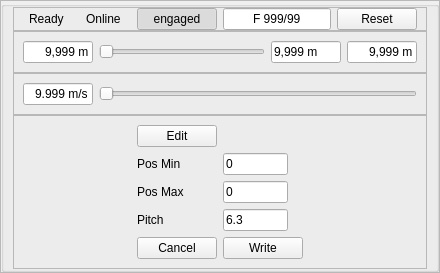
         <widget class="QWidget" name="pageGuider">
          <attribute name="title">
           <string>Guider</string>
          </attribute>
          <layout class="QVBoxLayout" name="layoutPageGuider">
           <property name="spacing">
            <number>0</number>
           </property>
           <property name="leftMargin">
            <number>0</number>
           </property>
           <property name="topMargin">
            <number>0</number>
           </property>
           <property name="rightMargin">
            <number>0</number>
           </property>
           <property name="bottomMargin">
            <number>0</number>
           </property>
           <item>
            <widget class="QFrame" name="frameGuiderPage">
             <property name="sizePolicy">
              <sizepolicy hsizetype="Expanding" vsizetype="Expanding">
               <horstretch>1</horstretch>
               <verstretch>1</verstretch>
              </sizepolicy>
             </property>
             <property name="toolTipDuration">
              <number>-9</number>
             </property>
             <property name="frameShape">
              <enum>QFrame::Shape::StyledPanel</enum>
             </property>
             <property name="frameShadow">
              <enum>QFrame::Shadow::Raised</enum>
             </property>
             <layout class="QVBoxLayout" name="layoutFrameGuiderPage">
              <property name="spacing">
               <number>0</number>
              </property>
              <property name="leftMargin">
               <number>0</number>
              </property>
              <property name="topMargin">
               <number>0</number>
              </property>
              <property name="rightMargin">
               <number>0</number>
              </property>
              <property name="bottomMargin">
               <number>0</number>
              </property>
              <item>
               <widget class="QGroupBox" name="gbGuider">
                <property name="sizePolicy">
                 <sizepolicy hsizetype="Expanding" vsizetype="Expanding">
                  <horstretch>1</horstretch>
                  <verstretch>1</verstretch>
                 </sizepolicy>
                </property>
                <property name="toolTipDuration">
                 <number>-9</number>
                </property>
                <property name="title">
                 <string/>
                </property>
                <layout class="QVBoxLayout" name="verticalLayout">
                 <property name="spacing">
                  <number>0</number>
                 </property>
                 <property name="topMargin">
                  <number>0</number>
                 </property>
                 <property name="bottomMargin">
                  <number>0</number>
                 </property>
                 <item>
                  <widget class="QFrame" name="frameGuiderIndicators">
                   <property name="frameShape">
                    <enum>QFrame::Shape::StyledPanel</enum>
                   </property>
                   <property name="frameShadow">
                    <enum>QFrame::Shadow::Raised</enum>
                   </property>
                   <layout class="QHBoxLayout" name="horizontalLayout_23" stretch="0,0,4,0,0">
                    <property name="spacing">
                     <number>6</number>
                    </property>
                    <property name="topMargin">
                     <number>0</number>
                    </property>
                    <property name="bottomMargin">
                     <number>0</number>
                    </property>
                    <item>
                     <layout class="QHBoxLayout" name="layoutLedReady_3">
                      <property name="spacing">
                       <number>6</number>
                      </property>
                      <property name="leftMargin">
                       <number>0</number>
                      </property>
                      <property name="topMargin">
                       <number>0</number>
                      </property>
                      <property name="rightMargin">
                       <number>0</number>
                      </property>
                      <property name="bottomMargin">
                       <number>0</number>
                      </property>
                      <item>
                       <widget class="QFrame" name="ledGuiderReadyDot"/>
                      </item>
                      <item>
                       <widget class="QLabel" name="lblGuiderReady">
                        <property name="text">
                         <string>Ready</string>
                        </property>
                       </widget>
                      </item>
                      <item>
                       <spacer name="spReady_4">
                        <property name="orientation">
                         <enum>Qt::Orientation::Horizontal</enum>
                        </property>
                        <property name="sizeHint" stdset="0">
                         <size>
                          <width>10</width>
                          <height>10</height>
                         </size>
                        </property>
                       </spacer>
                      </item>
                     </layout>
                    </item>
                    <item>
                     <layout class="QHBoxLayout" name="layoutLedReady_2">
                      <property name="spacing">
                       <number>6</number>
                      </property>
                      <property name="leftMargin">
                       <number>0</number>
                      </property>
                      <property name="topMargin">
                       <number>0</number>
                      </property>
                      <property name="rightMargin">
                       <number>0</number>
                      </property>
                      <property name="bottomMargin">
                       <number>0</number>
                      </property>
                      <item>
                       <widget class="QFrame" name="ledGuiderOnlineDot"/>
                      </item>
                      <item>
                       <widget class="QLabel" name="lblGuiderOnline">
                        <property name="text">
                         <string>Online</string>
                        </property>
                       </widget>
                      </item>
                      <item>
                       <spacer name="spReady_3">
                        <property name="orientation">
                         <enum>Qt::Orientation::Horizontal</enum>
                        </property>
                        <property name="sizeHint" stdset="0">
                         <size>
                          <width>10</width>
                          <height>10</height>
                         </size>
                        </property>
                       </spacer>
                      </item>
                     </layout>
                    </item>
                    <item>
                     <widget class="QPushButton" name="btnGuiderClutch">
                      <property name="text">
                       <string>engaged</string>
                      </property>
                      <property name="checkable">
                       <bool>true</bool>
                      </property>
                      <property name="checked">
                       <bool>true</bool>
                      </property>
                     </widget>
                    </item>
                    <item>
                     <widget class="QLineEdit" name="txtGuiderFault">
                      <property name="maximumSize">
                       <size>
                        <width>140</width>
                        <height>16777215</height>
                       </size>
                      </property>
                      <property name="text">
                       <string>F 999/99</string>
                      </property>
                      <property name="alignment">
                       <set>Qt::AlignmentFlag::AlignCenter</set>
                      </property>
                     </widget>
                    </item>
                    <item>
                     <widget class="QPushButton" name="btnGuiderReset">
                      <property name="text">
                       <string>Reset</string>
                      </property>
                     </widget>
                    </item>
                   </layout>
                  </widget>
                 </item>
                 <item>
                  <widget class="QFrame" name="frameGuiderRange">
                   <property name="frameShape">
                    <enum>QFrame::Shape::StyledPanel</enum>
                   </property>
                   <property name="frameShadow">
                    <enum>QFrame::Shadow::Raised</enum>
                   </property>
                   <layout class="QHBoxLayout" name="horizontalLayout_9" stretch="0,5,0,0">
                    <item>
                     <widget class="QLineEdit" name="txtGuiderRangeMin">
                      <property name="maximumSize">
                       <size>
                        <width>70</width>
                        <height>16777215</height>
                       </size>
                      </property>
                      <property name="text">
                       <string>9,999 m</string>
                      </property>
                      <property name="alignment">
                       <set>Qt::AlignmentFlag::AlignRight|Qt::AlignmentFlag::AlignTrailing|Qt::AlignmentFlag::AlignVCenter</set>
                      </property>
                     </widget>
                    </item>
                    <item>
                     <widget class="QSlider" name="sldGuiderRange">
                      <property name="orientation">
                       <enum>Qt::Orientation::Horizontal</enum>
                      </property>
                     </widget>
                    </item>
                    <item>
                     <widget class="QLineEdit" name="txtGuiderRangeMax">
                      <property name="maximumSize">
                       <size>
                        <width>70</width>
                        <height>16777215</height>
                       </size>
                      </property>
                      <property name="text">
                       <string>9,999 m</string>
                      </property>
                     </widget>
                    </item>
                    <item>
                     <widget class="QLineEdit" name="txtGuiderRangeValue">
                      <property name="maximumSize">
                       <size>
                        <width>70</width>
                        <height>16777215</height>
                       </size>
                      </property>
                      <property name="text">
                       <string>9,999 m</string>
                      </property>
                      <property name="alignment">
                       <set>Qt::AlignmentFlag::AlignRight|Qt::AlignmentFlag::AlignTrailing|Qt::AlignmentFlag::AlignVCenter</set>
                      </property>
                     </widget>
                    </item>
                   </layout>
                  </widget>
                 </item>
                 <item>
                  <widget class="QFrame" name="frameGuiderSpeed">
                   <property name="frameShape">
                    <enum>QFrame::Shape::StyledPanel</enum>
                   </property>
                   <property name="frameShadow">
                    <enum>QFrame::Shadow::Raised</enum>
                   </property>
                   <layout class="QHBoxLayout" name="horizontalLayout_10">
                    <item>
                     <widget class="QLineEdit" name="txtGuiderPos_2">
                      <property name="maximumSize">
                       <size>
                        <width>70</width>
                        <height>16777215</height>
                       </size>
                      </property>
                      <property name="text">
                       <string>9.999 m/s</string>
                      </property>
                      <property name="alignment">
                       <set>Qt::AlignmentFlag::AlignRight|Qt::AlignmentFlag::AlignTrailing|Qt::AlignmentFlag::AlignVCenter</set>
                      </property>
                      <property name="readOnly">
                       <bool>true</bool>
                      </property>
                     </widget>
                    </item>
                    <item>
                     <widget class="QSlider" name="sldGuiderSpeed">
                      <property name="orientation">
                       <enum>Qt::Orientation::Horizontal</enum>
                      </property>
                     </widget>
                    </item>
                   </layout>
                  </widget>
                 </item>
                 <item>
                  <widget class="QFrame" name="frameGuiderAxes">
                   <property name="frameShape">
                    <enum>QFrame::Shape::StyledPanel</enum>
                   </property>
                   <property name="frameShadow">
                    <enum>QFrame::Shadow::Raised</enum>
                   </property>
                   <layout class="QGridLayout" name="gridLayout_3">
                    <item row="3" column="1">
                     <widget class="QLabel" name="lblPitch_2">
                      <property name="text">
                       <string>Pitch</string>
                      </property>
                     </widget>
                    </item>
                    <item row="0" column="1">
                     <widget class="QPushButton" name="btnGuiderEdit">
                      <property name="text">
                       <string>Edit</string>
                      </property>
                     </widget>
                    </item>
                    <item row="1" column="1">
                     <widget class="QLabel" name="lblGPosMin_2">
                      <property name="text">
                       <string>Pos Min</string>
                      </property>
                     </widget>
                    </item>
                    <item row="2" column="1">
                     <widget class="QLabel" name="lblGPosMax_2">
                      <property name="text">
                       <string>Pos Max</string>
                      </property>
                     </widget>
                    </item>
                    <item row="1" column="2">
                     <widget class="QLineEdit" name="txtGPosMax_2">
                      <property name="maximumSize">
                       <size>
                        <width>65</width>
                        <height>16777215</height>
                       </size>
                      </property>
                      <property name="text">
                       <string>0</string>
                      </property>
                     </widget>
                    </item>
                    <item row="3" column="2">
                     <widget class="QLineEdit" name="txtPitch_2">
                      <property name="maximumSize">
                       <size>
                        <width>65</width>
                        <height>16777215</height>
                       </size>
                      </property>
                      <property name="text">
                       <string>6.3</string>
                      </property>
                     </widget>
                    </item>
                    <item row="8" column="2">
                     <widget class="QPushButton" name="btnGuiderWrite">
                      <property name="text">
                       <string>Write</string>
                      </property>
                     </widget>
                    </item>
                    <item row="2" column="2">
                     <widget class="QLineEdit" name="txtGPosMin_2">
                      <property name="maximumSize">
                       <size>
                        <width>65</width>
                        <height>16777215</height>
                       </size>
                      </property>
                      <property name="text">
                       <string>0</string>
                      </property>
                     </widget>
                    </item>
                    <item row="0" column="3">
                     <spacer name="horizontalSpacer_29">
                      <property name="orientation">
                       <enum>Qt::Orientation::Horizontal</enum>
                      </property>
                      <property name="sizeHint" stdset="0">
                       <size>
                        <width>40</width>
                        <height>20</height>
                       </size>
                      </property>
                     </spacer>
                    </item>
                    <item row="8" column="1">
                     <widget class="QPushButton" name="btnGuiderCancel">
                      <property name="text">
                       <string>Cancel</string>
                      </property>
                     </widget>
                    </item>
                    <item row="1" column="0">
                     <spacer name="horizontalSpacer_30">
                      <property name="orientation">
                       <enum>Qt::Orientation::Horizontal</enum>
                      </property>
                      <property name="sizeHint" stdset="0">
                       <size>
                        <width>40</width>
                        <height>20</height>
                       </size>
                      </property>
                     </spacer>
                    </item>
                   </layout>
                  </widget>
                 </item>
                </layout>
               </widget>
              </item>
             </layout>
            </widget>
           </item>
          </layout>
         </widget>
